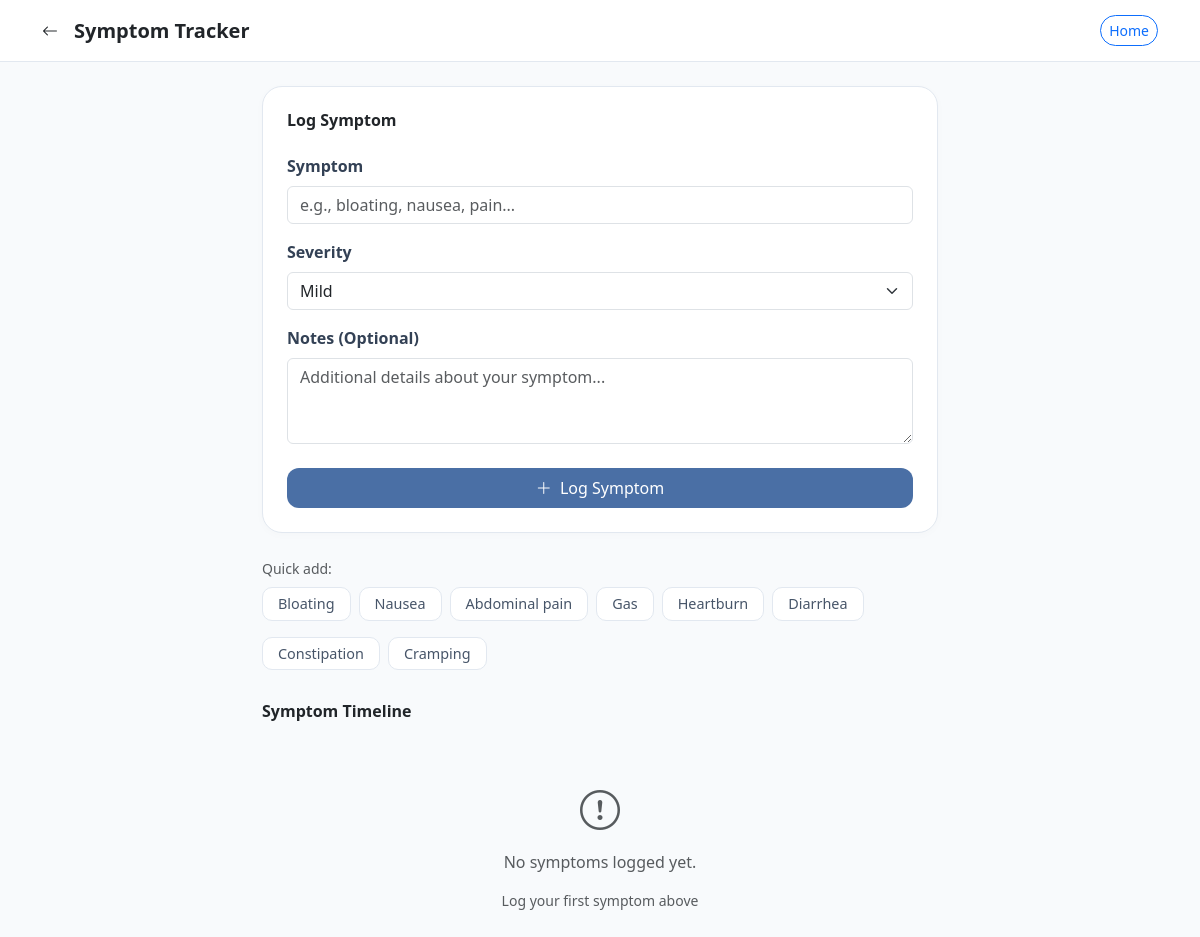
Before: /view_symptoms (signed in) with the older database file.
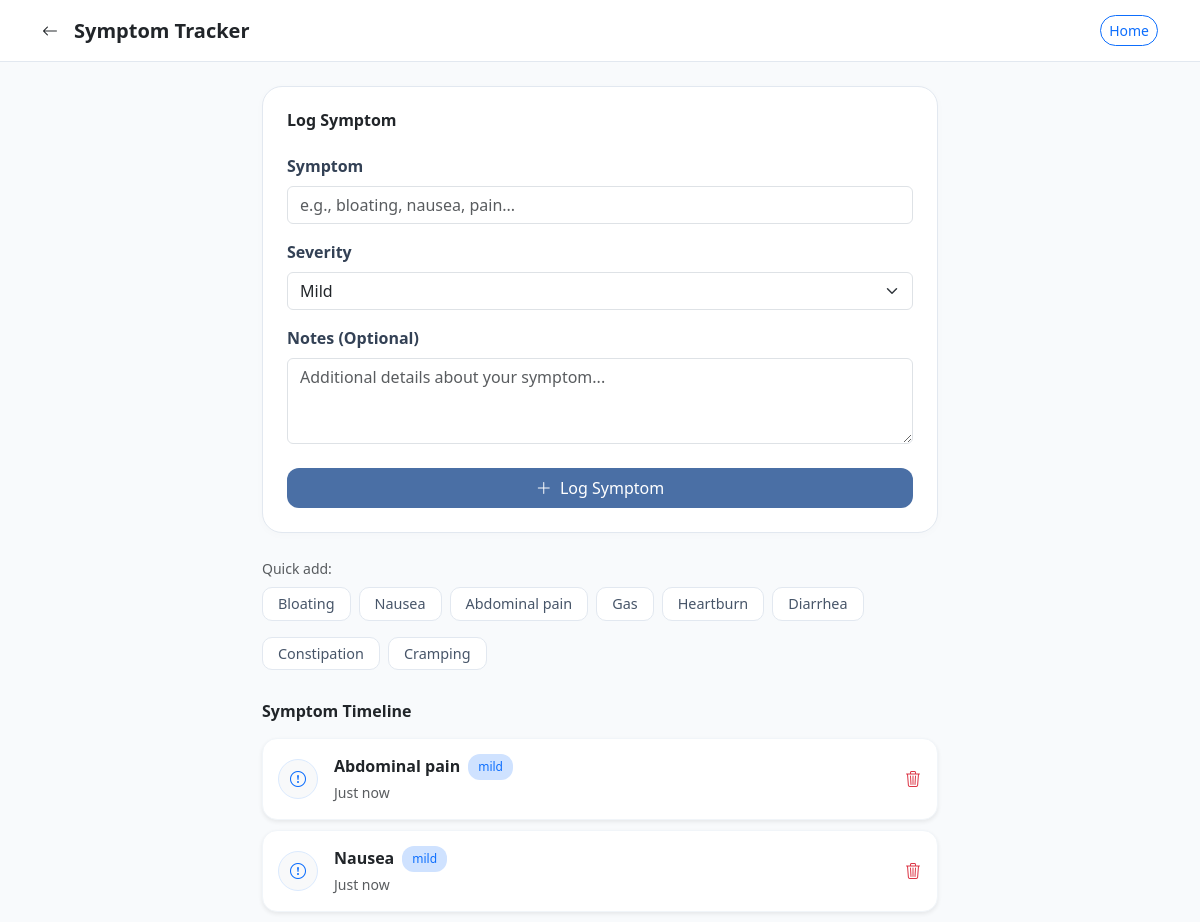
After: the same page with the newer database file.
### tables this page shows
CREATE TABLE symptoms (
            id INTEGER PRIMARY KEY AUTOINCREMENT,
            user_id INTEGER,
            symptom TEXT,
            severity TEXT,
            note TEXT,
            timestamp DATETIME DEFAULT CURRENT_TIMESTAMP,
            FOREIGN KEY(user_id) REFERENCES users(id)
        );

### app.py (the view)
@app.route("/view_symptoms")
def view_symptoms():
    if not is_logged_in():
        return redirect(url_for("login"))
    with get_db() as conn:
        logs = conn.execute("SELECT * FROM symptoms WHERE user_id = ? ORDER BY timestamp DESC", (session["user_id"],)).fetchall()
    return render_template("view_symptoms.html", logs=logs)

### app.py (called while the page is built)
@contextmanager
def get_db():
    conn = sqlite3.connect(DB_PATH)
    conn.row_factory = sqlite3.Row
    try:
        yield conn
        conn.commit()
    except Exception as e:
        conn.rollback()
        logging.error(f"Database Error: {e}")
        raise
    finally:
        conn.close()

def is_logged_in():
    return "user_id" in session

### templates/view_symptoms.html (shortened to what the changed rows need)
<!DOCTYPE html>
<html lang="en">
<head>
    <link href="https://cdn.jsdelivr.net/npm/bootstrap@5.3.0/dist/css/bootstrap.min.css" rel="stylesheet">
    <link rel="stylesheet" href="https://cdn.jsdelivr.net/npm/bootstrap-icons@1.10.5/font/bootstrap-icons.css">
</head>
<body>
<div class="header-nav mb-4">
    <div class="container d-flex align-items-center justify-content-between">
        <div class="d-flex align-items-center">
            <h1 class="h5 mb-0 fw-bold">Symptom Tracker</h1>
        </div>
    </div>
</div>
<div class="container" style="max-width: 700px;">
    <div class="card p-4">
        <h2 class="h6 fw-bold mb-4">Log Symptom</h2>
    </div>
    <div class="mb-4">
        <div class="d-flex flex-wrap gap-2">
            {% for s in ['Bloating', 'Nausea', 'Abdominal pain', 'Gas', 'Heartburn', 'Diarrhea', 'Constipation', 'Cramping'] %}
            <button type="button" class="btn btn-quick-add" onclick="document.getElementById('symptom-input').value='{{ s }}'">{{ s }}</button>
            {% endfor %}
        </div>
    </div>
    <div class="timeline">
        {% if logs %}
            {% for log in logs %}
            <div class="timeline-item d-flex justify-content-between align-items-center shadow-sm">
                <div class="d-flex align-items-center gap-3">
                    <div class="rounded-circle bg-light d-flex align-items-center justify-content-center" style="width: 40px; height: 40px; border: 1px solid #dbeafe;">
                        <i class="bi bi-exclamation-circle text-primary"></i>
                    </div>
                    <div>
                        <div class="d-flex align-items-center gap-2">
                            <h5 class="h6 fw-bold mb-0">{{ log.symptom }}</h5>
                            <span class="severity-badge {% if log.severity == 'Mild' %}bg-primary-subtle text-primary{% elif log.severity == 'Severe' %}bg-danger-subtle text-danger{% else %}bg-warning-subtle text-warning{% endif %}">
                                {{ log.severity|lower }}
                            </span>
                        </div>
                        <small class="text-muted">Just now</small>
                    </div>
                </div>
                <form action="/delete_symptom/{{ log.id }}" method="POST" onsubmit="return confirm('Delete this symptom log?');">
                    <button class="btn btn-link text-danger p-0"><i class="bi bi-trash3"></i></button>
                </form>
            </div>
            {% endfor %}
        {% else %}
            <div class="text-center py-5">
                <i class="bi bi-exclamation-circle text-muted h1 d-block mb-3"></i>
                <p class="text-muted">No symptoms logged yet.</p>
                <p class="small text-muted">Log your first symptom above</p>
            </div>
        {% endif %}
    </div>
</div>
</body>
</html>

Changed rows visible on the page:
added symptoms: symptom "Abdominal pain", severity "mild"
added symptoms: symptom "Nausea", severity "mild"
Other visible differences:
text no longer shown: "No symptoms logged yet. Log your first symptom above"
